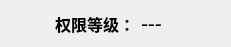
  <widget class="QWidget" name="horizontalLayoutWidget_16">
   <property name="geometry">
    <rect>
     <x>670</x>
     <y>560</y>
     <width>231</width>
     <height>41</height>
    </rect>
   </property>
   <layout class="QHBoxLayout" name="horizontalLayout_16">
    <item>
     <spacer name="horizontalSpacer_36">
      <property name="orientation">
       <enum>Qt::Horizontal</enum>
      </property>
      <property name="sizeHint" stdset="0">
       <size>
        <width>40</width>
        <height>20</height>
       </size>
      </property>
     </spacer>
    </item>
    <item>
     <widget class="QLabel" name="label_28">
      <property name="font">
       <font>
        <family>Arial</family>
        <pointsize>12</pointsize>
        <weight>75</weight>
        <bold>true</bold>
       </font>
      </property>
      <property name="text">
       <string>权限等级：</string>
      </property>
     </widget>
    </item>
    <item>
     <widget class="QLabel" name="level_lab">
      <property name="font">
       <font>
        <pointsize>17</pointsize>
       </font>
      </property>
      <property name="text">
       <string>&lt;html&gt;&lt;head/&gt;&lt;body&gt;&lt;p&gt;&lt;span style=&quot; font-size:16pt;&quot;&gt;---&lt;/span&gt;&lt;/p&gt;&lt;/body&gt;&lt;/html&gt;</string>
      </property>
     </widget>
    </item>
    <item>
     <widget class="QLabel" name="label_29">
      <property name="font">
       <font>
        <family>Arial</family>
        <pointsize>12</pointsize>
       </font>
      </property>
      <property name="styleSheet">
       <string notr="true">
color: rgb(255, 0, 0);</string>
      </property>
      <property name="text">
       <string/>
      </property>
     </widget>
    </item>
    <item>
     <spacer name="horizontalSpacer_37">
      <property name="orientation">
       <enum>Qt::Horizontal</enum>
      </property>
      <property name="sizeHint" stdset="0">
       <size>
        <width>40</width>
        <height>20</height>
       </size>
      </property>
     </spacer>
    </item>
   </layout>
  </widget>
